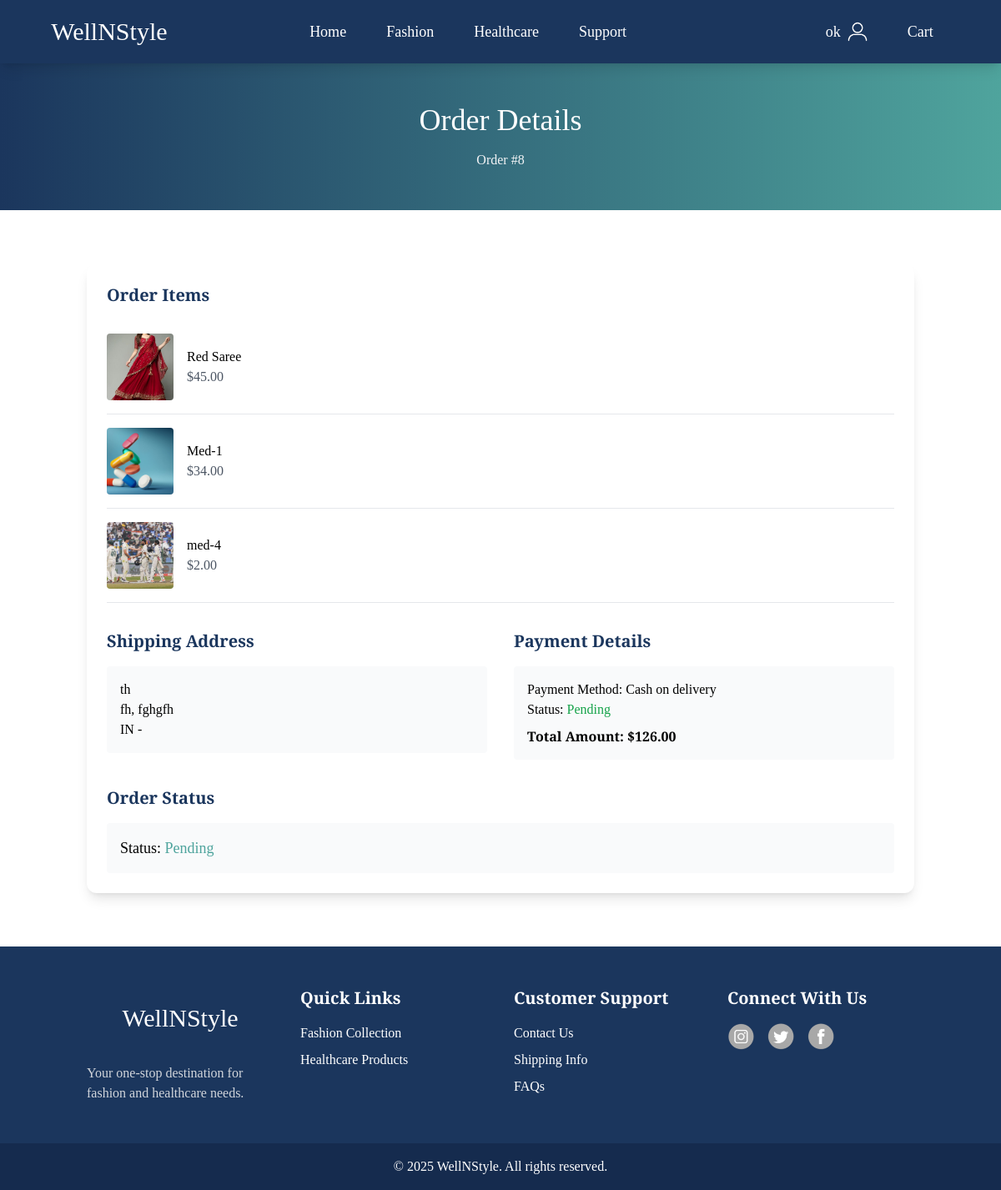
Before: /order/details/8/ (signed in) with the older database file.
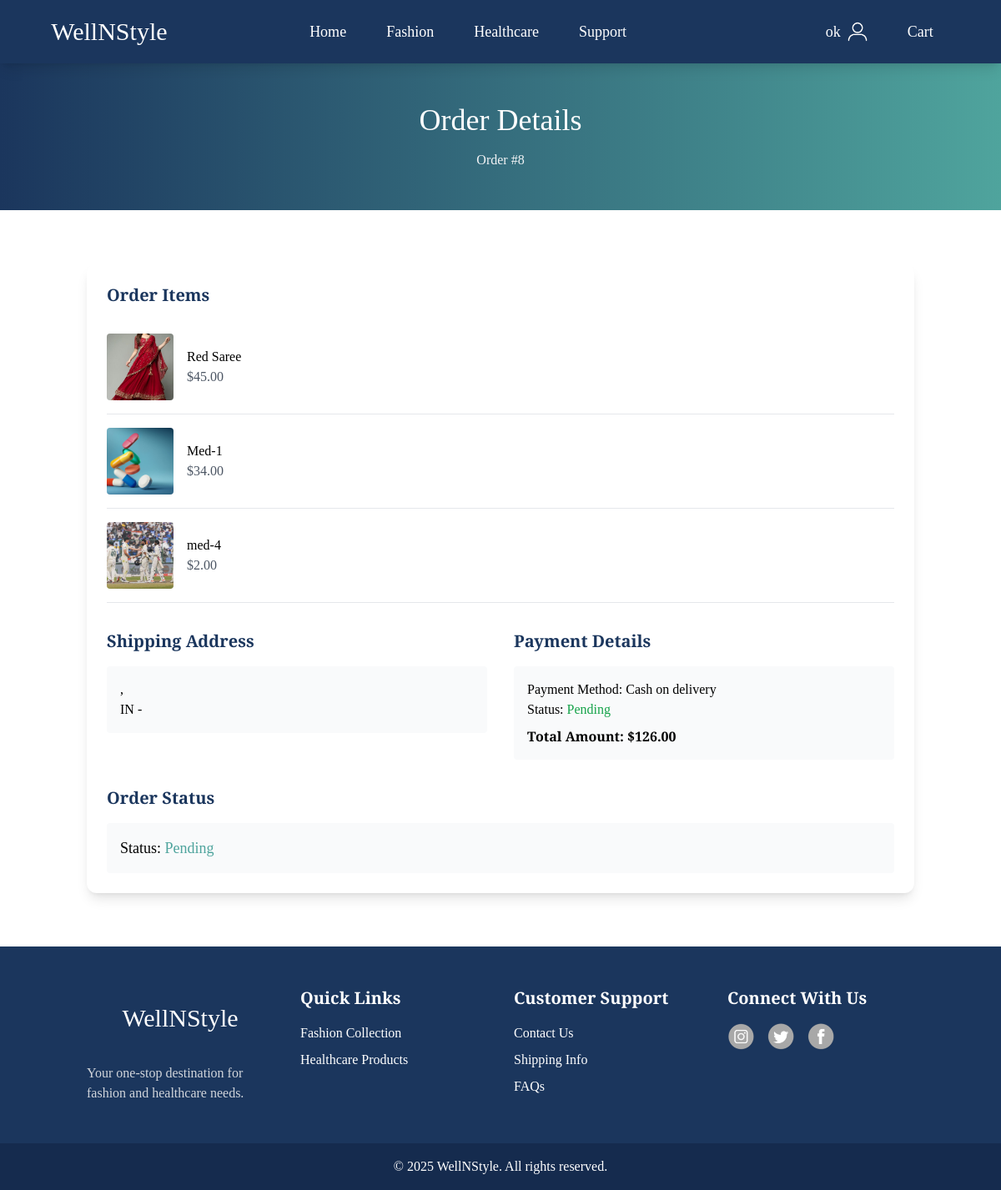
After: the same page with the newer database file.
### ecom/models.py (models this page shows)
class Address(models.Model):
    user = models.ForeignKey(User, on_delete=models.CASCADE)
    address_line1 = models.CharField(max_length=255)
    address_line2 = models.CharField(max_length=255, blank=True)
    city = models.CharField(max_length=100)
    state = models.CharField(max_length=100)
    country = models.CharField(max_length=100)
    zip_code = models.CharField(max_length=20)

### ecom/views.py (the view)
# urls.py: path('order/details/<int:order_id>/', order_details, name='order_details'),
@login_required(login_url='/loginpg/')
def order_details(request, order_id):
    order = get_object_or_404(Order, id=order_id, user=request.user)
    address = Address.objects.filter(user=request.user).last()
    payment = Payment.objects.filter(order=order).first()
    return render(request, 'ecom/orderdetails.html', {
        'order': order,
        'address': address,
        'payment': payment
    })

### ecom/templates/ecom/orderdetails.html (shortened to what this page needs)
{% extends 'ecom/base.html' %}
{% load static %}
{% block body %}
<div class="bg-gradient-to-r from-[#1B365D] to-[#4FA49D] py-12">
    <h1 class="text-4xl text-center text-white mb-4">Order Details</h1>
    <p class="text-center text-gray-100">Order #{{ order.id }}</p>
</div>
<div class="container mx-auto px-4 py-16">
    <div class="bg-white rounded-xl shadow-lg overflow-hidden">
        <div class="p-6">
            <div class="mb-8">
                <h2 class="text-xl font-semibold text-[#1B365D] mb-4">Order Items</h2>
                {% for product in order.products.all %}
                <div class="flex items-center border-b py-4">
                    <img src="{{ product.image.url }}" alt="{{ product.name }}" class="w-20 h-20 object-cover rounded">
                    <div class="ml-4 flex-grow">
                        <h3 class="font-medium">{{ product.name }}</h3>
                        <p class="text-gray-600">${{ product.price }}</p>
                    </div>
                </div>
                {% endfor %}
            </div>
            <div class="grid md:grid-cols-2 gap-8">
                <div>
                    <h2 class="text-xl font-semibold text-[#1B365D] mb-4">Shipping Address</h2>
                    <div class="bg-gray-50 p-4 rounded">
                        <p>{{ address.address_line1 }}</p>
                        <p>{{ address.city }}, {{ address.state }}</p>
                        <p>{{ address.country }} - {{ address.zip_code }}</p>
                    </div>
                </div>
                <div>
                    <h2 class="text-xl font-semibold text-[#1B365D] mb-4">Payment Details</h2>
                    <div class="bg-gray-50 p-4 rounded">
                        <p>Payment Method: {{ payment.payment_method }}</p>
                        <p>Status: <span class="text-green-600">{{ payment.status }}</span></p>
                        <p class="font-semibold mt-2">Total Amount: ${{ order.total_price }}</p>
                    </div>
                </div>
            </div>
            <div class="mt-8">
                <h2 class="text-xl font-semibold text-[#1B365D] mb-4">Order Status</h2>
                <div class="bg-gray-50 p-4 rounded">
                    <p class="text-lg font-medium">
                        Status:
                        <span class="text-[#4FA49D]">{{ order.status }}</span>
                    </p>
                </div>
            </div>
        </div>
    </div>
</div>
{% endblock %}

Changed rows visible on the page:
no longer on this page (row unchanged): Address: address_line1 "th", city "fh", state "fghgfh", country "IN"
added Address: country "IN"
